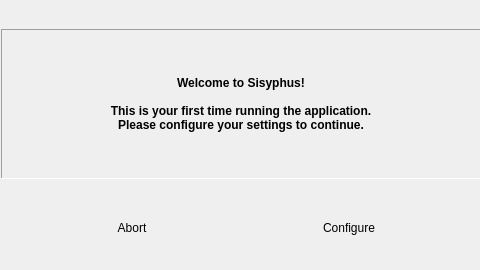
<?xml version="1.0" encoding="UTF-8"?>
<ui version="4.0">
 <class>Dialog</class>
 <widget class="QDialog" name="Dialog">
  <property name="geometry">
   <rect>
    <x>0</x>
    <y>0</y>
    <width>480</width>
    <height>270</height>
   </rect>
  </property>
  <property name="minimumSize">
   <size>
    <width>480</width>
    <height>270</height>
   </size>
  </property>
  <property name="maximumSize">
   <size>
    <width>480</width>
    <height>270</height>
   </size>
  </property>
  <property name="windowTitle">
   <string>Welcome to Sisyphus Setup</string>
  </property>
  <property name="windowIcon">
   <iconset>
    <normaloff>../icon/sisyphus.png</normaloff>../icon/sisyphus.png</iconset>
  </property>
  <widget class="QWidget" name="layoutWidget">
   <property name="geometry">
    <rect>
     <x>0</x>
     <y>10</y>
     <width>482</width>
     <height>261</height>
    </rect>
   </property>
   <layout class="QGridLayout" name="gridLayout">
    <item row="0" column="0">
     <widget class="QLabel" name="wizard">
      <property name="minimumSize">
       <size>
        <width>480</width>
        <height>150</height>
       </size>
      </property>
      <property name="maximumSize">
       <size>
        <width>480</width>
        <height>150</height>
       </size>
      </property>
      <property name="font">
       <font>
        <bold>true</bold>
       </font>
      </property>
      <property name="frameShape">
       <enum>QFrame::Shape::Panel</enum>
      </property>
      <property name="frameShadow">
       <enum>QFrame::Shadow::Sunken</enum>
      </property>
      <property name="text">
       <string>Welcome to Sisyphus!

This is your first time running the application. 
Please configure your settings to continue.</string>
      </property>
      <property name="alignment">
       <set>Qt::AlignmentFlag::AlignCenter</set>
      </property>
      <property name="wordWrap">
       <bool>true</bool>
      </property>
      <property name="textInteractionFlags">
       <set>Qt::TextInteractionFlag::NoTextInteraction</set>
      </property>
     </widget>
    </item>
    <item row="1" column="0">
     <layout class="QHBoxLayout" name="horizontalLayout">
      <item>
       <widget class="QToolButton" name="abortButton">
        <property name="minimumSize">
         <size>
          <width>160</width>
          <height>48</height>
         </size>
        </property>
        <property name="maximumSize">
         <size>
          <width>160</width>
          <height>48</height>
         </size>
        </property>
        <property name="text">
         <string>Abort</string>
        </property>
        <property name="icon">
         <iconset>
          <normaloff>../icon/exit.png</normaloff>../icon/exit.png</iconset>
        </property>
        <property name="iconSize">
         <size>
          <width>24</width>
          <height>24</height>
         </size>
        </property>
        <property name="toolButtonStyle">
         <enum>Qt::ToolButtonStyle::ToolButtonTextUnderIcon</enum>
        </property>
        <property name="autoRaise">
         <bool>true</bool>
        </property>
       </widget>
      </item>
      <item>
       <widget class="QToolButton" name="configureButton">
        <property name="minimumSize">
         <size>
          <width>160</width>
          <height>48</height>
         </size>
        </property>
        <property name="maximumSize">
         <size>
          <width>160</width>
          <height>48</height>
         </size>
        </property>
        <property name="text">
         <string>Configure</string>
        </property>
        <property name="icon">
         <iconset>
          <normaloff>../icon/settings.png</normaloff>../icon/settings.png</iconset>
        </property>
        <property name="iconSize">
         <size>
          <width>24</width>
          <height>24</height>
         </size>
        </property>
        <property name="toolButtonStyle">
         <enum>Qt::ToolButtonStyle::ToolButtonTextUnderIcon</enum>
        </property>
        <property name="autoRaise">
         <bool>true</bool>
        </property>
       </widget>
      </item>
     </layout>
    </item>
   </layout>
  </widget>
 </widget>
 <resources/>
 <connections/>
</ui>
